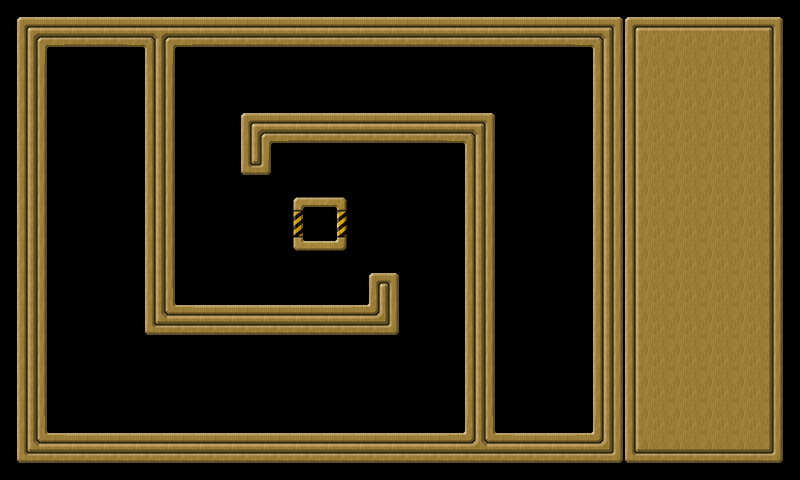

This game map was drawn from its Tiled (.tmx) file and the tilesets committed beside it. A one-line description and the trimmed map source follow:
An orthogonal 25x15 tile map with 32x32 px tiles, 2 tile layers (background, controlpanel) and 43 objects (wall001, wall002, wall003, wall004, wall005, ...).

<map version="1.0" orientation="orthogonal" width="25" height="15" tilewidth="32" tileheight="32">
 <tileset firstgid="1" name="tileset" tilewidth="32" tileheight="32">
  <image source="tileset.png" width="160" height="448" />
 </tileset>
 <layer name="background" width="20" height="15">
  <data>[300 cells, 300 non-empty, 17 distinct tile ids]</data>
 </layer>
 <layer name="controlpanel" width="25" height="15">
  <data>[375 cells, 90 non-empty, 9 distinct tile ids]</data>
 </layer>
 <objectgroup name="objects" width="20" height="15">
  <object name="wall001" x="0" y="0" width="592" height="48">
   <properties>
    <property name="objClass" value="wall" />
   </properties>
  </object>
  <object name="wall002" x="592" y="0" width="48" height="432">
   <properties>
    <property name="objClass" value="wall" />
   </properties>
  </object>
  <object name="wall003" x="48" y="432" width="592" height="48">
   <properties>
    <property name="objClass" value="wall" />
   </properties>
  </object>
  <object name="wall004" x="0" y="48" width="48" height="432">
   <properties>
    <property name="objClass" value="wall" />
   </properties>
  </object>
  <object name="wall005" x="144" y="48" width="32" height="288">
   <properties>
    <property name="objClass" value="wall" />
   </properties>
  </object>
  <object name="wall006" x="176" y="304" width="224" height="32">
   <properties>
    <property name="objClass" value="wall" />
   </properties>
  </object>
  <object name="wall007" x="368" y="272" width="32" height="32">
   <properties>
    <property name="objClass" value="wall" />
   </properties>
  </object>
  <object name="wall008" x="240" y="112" width="256" height="32">
   <properties>
    <property name="objClass" value="wall" />
   </properties>
  </object>
  <object name="wall009" x="464" y="144" width="32" height="288">
   <properties>
    <property name="objClass" value="wall" />
   </properties>
  </object>
  <object name="wall010" x="240" y="144" width="32" height="32">
   <properties>
    <property name="objClass" value="wall" />
   </properties>
  </object>
  <object name="star001" x="552" y="104" width="16" height="16">
   <properties>
    <property name="objClass" value="star" />
   </properties>
  </object>
  <object name="star002" x="552" y="72" width="16" height="16">
   <properties>
    <property name="objClass" value="star" />
   </properties>
  </object>
  <object name="star003" x="552" y="136" width="16" height="16">
   <properties>
    <property name="objClass" value="star" />
   </properties>
  </object>
  <object name="star004" x="520" y="72" width="16" height="16">
   <properties>
    <property name="objClass" value="star" />
   </properties>
  </object>
  <object name="star005" x="488" y="72" width="16" height="16">
   <properties>
    <property name="objClass" value="star" />
   </properties>
  </object>
  <object name="star006" x="520" y="104" width="16" height="16">
   <properties>
    <property name="objClass" value="star" />
   </properties>
  </object>
  <object name="star007" x="232" y="72" width="16" height="16">
   <properties>
    <property name="objClass" value="star" />
   </properties>
  </object>
  <object name="star008" x="200" y="104" width="16" height="16">
   <properties>
    <property name="objClass" value="star" />
   </properties>
  </object>
  <object name="star009" x="200" y="232" width="16" height="16">
   <properties>
    <property name="objClass" value="star" />
   </properties>
  </object>
  <object name="star010" x="200" y="264" width="16" height="16">
   <properties>
    <property name="objClass" value="star" />
   </properties>
  </object>
  <object name="star011" x="232" y="264" width="16" height="16">
   <properties>
    <property name="objClass" value="star" />
   </properties>
  </object>
  <object name="star012" x="232" y="232" width="16" height="16">
   <properties>
    <property name="objClass" value="star" />
   </properties>
  </object>
  <object name="star013" x="72" y="392" width="16" height="16">
   <properties>
    <property name="objClass" value="star" />
   </properties>
  </object>
  <object name="star014" x="72" y="360" width="16" height="16">
   <properties>
    <property name="objClass" value="star" />
   </properties>
  </object>
  <object name="star015" x="72" y="328" width="16" height="16">
   <properties>
    <property name="objClass" value="star" />
   </properties>
  </object>
  <object name="star016" x="104" y="392" width="16" height="16">
   <properties>
    <property name="objClass" value="star" />
   </properties>
  </object>
  <object name="star017" x="104" y="360" width="16" height="16">
   <properties>
    <property name="objClass" value="star" />
   </properties>
  </object>
  <object name="star018" x="136" y="392" width="16" height="16">
   <properties>
    <property name="objClass" value="star" />
   </properties>
  </object>
  <object name="star019" x="424" y="392" width="16" height="16">
   <properties>
    <property name="objClass" value="star" />
   </properties>
  </object>
  <object name="star020" x="392" y="392" width="16" height="16">
   <properties>
    <property name="objClass" value="star" />
   </properties>
  </object>
  <object name="star021" x="424" y="360" width="16" height="16">
   <properties>
    <property name="objClass" value="star" />
   </properties>
  </object>
  <object name="star022" x="424" y="200" width="16" height="16">
   <properties>
    <property name="objClass" value="star" />
   </properties>
  </object>
  <object name="star023" x="424" y="168" width="16" height="16">
   <properties>
    <property name="objClass" value="star" />
   </properties>
  </object>
  <object name="star024" x="392" y="168" width="16" height="16">
   <properties>
    <property name="objClass" value="star" />
   </properties>
  </object>
  <object name="star025" x="392" y="200" width="16" height="16">
   <properties>
    <property name="objClass" value="star" />
   </properties>
  </object>
  <object name="star026" x="424" y="232" width="16" height="16">
   <properties>
    <property name="objClass" value="star" />
   </properties>
  </object>
  <object name="star027" x="200" y="72" width="16" height="16">
   <properties>
    <property name="objClass" value="star" />
   </properties>
  </object>
  <object name="star028" x="360" y="168" width="16" height="16">
   <properties>
    <property name="objClass" value="star" />
   </properties>
  </object>
  <object name="star029" x="200" y="200" width="16" height="16">
   <properties>
    <property name="objClass" value="star" />
   </properties>
  </object>
  <object name="star030" x="264" y="264" width="16" height="16">
   <properties>
    <property name="objClass" value="star" />
   </properties>
  </object>
  <object name="goal001" x="312" y="216" width="16" height="16">
   <properties>
    <property name="objClass" value="goal" />
   </properties>
   <ellipse />
  </object>
  <object name="goodball001" x="66" y="66" width="29" height="29">
   <properties>
    <property name="objClass" value="goodball" />
   </properties>
   <ellipse />
  </object>
  <object name="goodball002" x="546" y="386" width="29" height="29">
   <properties>
    <property name="objClass" value="goodball" />
   </properties>
   <ellipse />
  </object>
 </objectgroup>
</map>
